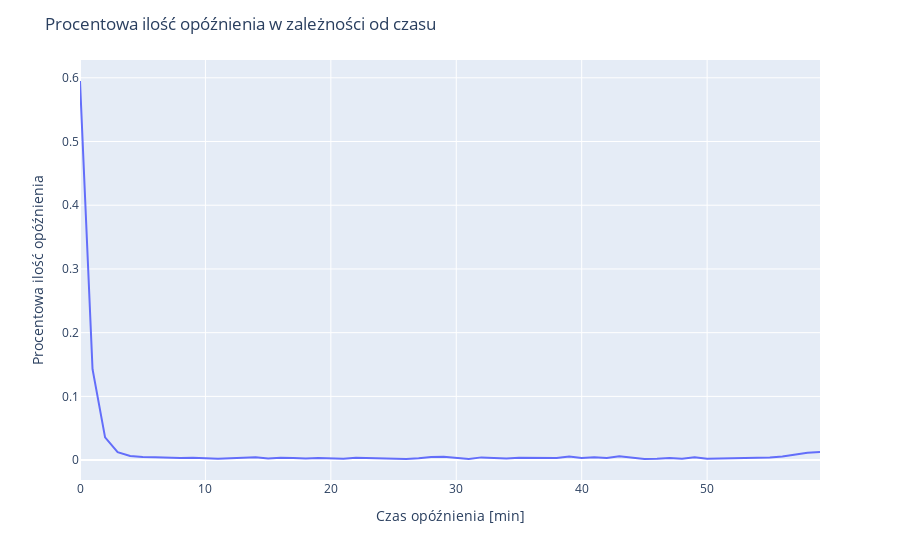

Source (notebook cell):
### Markdown cell above
## Wykres przedstawiający jak duży procent opóźnień stanowią opóźniennia o danej wartości

### Code cell
plot_data = data.copy()
plot_data["DiffTime"] = plot_data["DiffTime"]/60
plot_data["DiffTime"] = plot_data["DiffTime"].apply(lambda x: int(x))
plot_data = plot_data.groupby("DiffTime").size()
plot_data = pd.DataFrame(plot_data)
plot_data = plot_data.reset_index()
plot_data.columns = ["DiffTime", "Count"]
plot_data["Percent"] = plot_data["Count"]/plot_data["Count"].sum()
plot_data = plot_data.sort_values(by="DiffTime")

fig = px.line(plot_data, x="DiffTime", y="Percent")
fig.update_layout(xaxis_title="Czas opóźnienia [min]", yaxis_title="Procentowa ilość opóźnienia")
fig.update_layout(title="Procentowa ilość opóźnienia w zależności od czasu")
fig.show()

### Figure 1 — Plotly figure (JSON) as saved in the notebook; plotly's stock layout.template omitted (floating-point values rounded to 4 significant figures)
{"data": [{"hovertemplate": "DiffTime=%{x}<br>Percent=%{y}<extra></extra>", "legendgroup": "", "line": {"color": "#636efa", "dash": "solid"}, "marker": {"symbol": "circle"}, "mode": "lines", "name": "", "orientation": "v", "showlegend": false, "type": "scatter", "x": [0, 1, 2, 3, 4, 5, 6, 7, 8, 9, 10, 11, 12, 13, 14, 15, 16, 17, 18, 19, 20, 21, 22, 23, 24, 25, 26, 27, 28, 29, 30, 31, 32, 33, 34, 35, 36, 37, 38, 39, 40, 41, 42, 43, 44, 45, 46, 47, 48, 49, 50, 51, 52, 53, 54, 55, 56, 57, 58, 59], "xaxis": "x", "y": [0.595, 0.1427, 0.03569, 0.01257, 0.006374, 0.004735, 0.004553, 0.003369, 0.003278, 0.003824, 0.003005, 0.002094, 0.003096, 0.003642, 0.004371, 0.002641, 0.003733, 0.003187, 0.002368, 0.003187, 0.002185, 0.002094, 0.003733, 0.00346, 0.003187, 0.002276, 0.001912, 0.002914, 0.004735, 0.00519, 0.00346, 0.001912, 0.00428, 0.002823, 0.002368, 0.003642, 0.003369, 0.002823, 0.003278, 0.005555, 0.00346, 0.004371, 0.003369, 0.005919, 0.004098, 0.00173, 0.002276, 0.00346, 0.002276, 0.00428, 0.002276, 0.002459, 0.002732, 0.002732, 0.003915, 0.004098, 0.005646, 0.008104, 0.01166, 0.01257], "yaxis": "y"}], "layout": {"legend": {"tracegroupgap": 0}, "margin": {"t": 60}, "title": {"text": "Procentowa ilość opóźnienia w zależności od czasu"}, "xaxis": {"anchor": "y", "domain": [0, 1], "title": {"text": "Czas opóźnienia [min]"}}, "yaxis": {"anchor": "x", "domain": [0, 1], "title": {"text": "Procentowa ilość opóźnienia"}}}}
